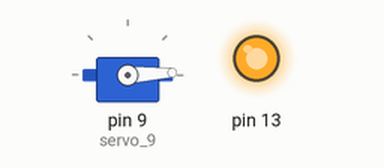
Simulated run of this sketch. Board: Arduino Uno, built with avr-gcc and run on an emulated ATmega328P. Shown: servo, output pins drawn as LEDs (lit = HIGH).

Above: at 0.05 s.
At 1.85 s:
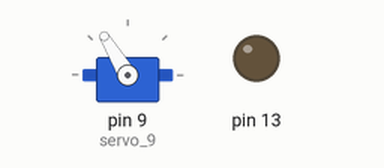
At 3.7 s:
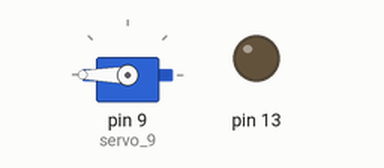
At 7.4 s:
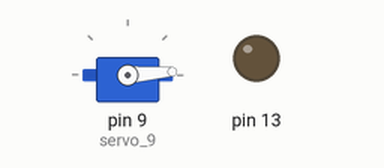
Timing chart, 0 to 9.7 s (numbered marks = the images above):
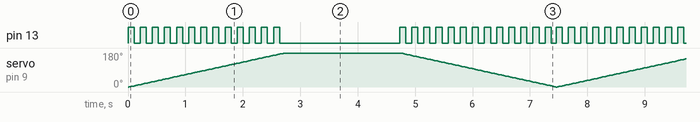

Measured:
- by itself, pin 13: repeats every 7.5 s: HIGH 0.11 s, LOW 2.1 s, 25 × (HIGH 0.11 s, LOW 0.11 s)

The sketch:

servo_motor_with_blink__OK_.ino
```cpp
#include <Servo.h>

int pos = 0;

Servo servo_9;

const unsigned long BLINK_DELAY = 100 ;
unsigned long blink_time = 0 ;
bool led_on = false ;

void setup()
{
  servo_9.attach(9, 500, 2500);
  pinMode(13, OUTPUT);
}

void loop()
{
  start_blink();
  for (pos = 0; pos <= 180; pos++) {
    servo_9.write(pos);

    delay(15);
    blink();
  }
  stop_blink();

  delay(2000);

  start_blink();
  for (pos = 180; pos >= 0; pos--) {
    servo_9.write(pos);

    delay(15);
    blink();
  }
  stop_blink();
}

void start_blink() {
  digitalWrite(13, HIGH);
  led_on = true ;
  blink_time = millis() + BLINK_DELAY ;
}

void stop_blink() {
  digitalWrite(13,LOW);
  led_on = false ;
}

void blink() {
  if ( millis() > blink_time ) {
    led_on = !led_on ;
    digitalWrite(13, led_on ? HIGH : LOW);
    blink_time = millis() + BLINK_DELAY ;
  }
}
```

Obstacle_Avoidance__OK_.cpp
```cpp
#include <Servo.h>

Servo servoPin;

const byte trigger_pin = A0;
const byte echo_pin = A1;

int leftState = 0;
int rightState = 0;

long distance;

void setup() {
  Serial.begin(9600);
  pinMode(echo_pin, INPUT);
  pinMode(trigger_pin, OUTPUT);

  servoPin.attach(9, 500, 2500);
  servoPin.write(90);//100
  delay(100);
}

void loop() {
  Serial.print("distance: ");
  Serial.println(distance);
  Serial.print("leftState: ");
  Serial.println(leftState);
  Serial.print("rightState: ");
  Serial.println(rightState);
  Serial.println();

  Serial.println("moveforward");
  Serial.println();

          digitalWrite(trigger_pin, HIGH);
          delay(10);
          digitalWrite(trigger_pin, LOW);
          leftState = pulseIn(echo_pin, HIGH);

          digitalWrite(trigger_pin, HIGH);
          delay(10);
          digitalWrite(trigger_pin, LOW);
          rightState = pulseIn(echo_pin, HIGH);

          digitalWrite(trigger_pin, HIGH);
          delay(10);
          digitalWrite(trigger_pin, LOW);
          distance = pulseIn(echo_pin, HIGH);
          delay(1000);

  if(distance <= 5000){
    Serial.println("IBALIK NA");
    delay(3000);

    servoPin.write(180);//155
    delay(1000);

            digitalWrite(trigger_pin, HIGH);
            delay(10);
            digitalWrite(trigger_pin, LOW);
            leftState = pulseIn(echo_pin, HIGH);
            Serial.print("leftState: ");
            Serial.println(leftState);
            delay(2000);
            delay(2000);

    servoPin.write(0);//35
    delay(1000);
            digitalWrite(trigger_pin, HIGH);
            delay(10);
            digitalWrite(trigger_pin, LOW);
            rightState = pulseIn(echo_pin, HIGH);
            Serial.print("rightState: ");
            Serial.println(rightState);
            delay(2000);

    servoPin.write(90);//100
    delay(1000);
  }

  while(rightState <= 5000 && leftState <= 5000 && distance <= 5000){
      Serial.println();

   Serial.println("Stop");
    delay(50);
          digitalWrite(trigger_pin, HIGH);
          delay(10);
          digitalWrite(trigger_pin, LOW);
          distance = pulseIn(echo_pin, HIGH);
          delay(1000);

          digitalWrite(trigger_pin, HIGH);
          delay(10);
          digitalWrite(trigger_pin, LOW);
          leftState = pulseIn(echo_pin, HIGH);
          delay(1000);

          digitalWrite(trigger_pin, HIGH);
          delay(10);
          digitalWrite(trigger_pin, LOW);
          rightState = pulseIn(echo_pin, HIGH);
          delay(1000);
  }

    if(leftState <= 5000){
      Serial.println();
      Serial.println("TurnRight");
    delay(50);
    delay(3000);

  }
   if(rightState <= 5000){
      Serial.println();

   Serial.println("TurnLeft");
    delay(50);
    delay(3000);
  }
}
```

test_servo.cpp
```cpp
#include <Servo.h>

int pos;
Servo servopin;

void setup()
{
  servopin.attach(9);
}

void loop()
{
  for (pos = 0; pos <= 180; pos++) {
    servopin.write(pos);

    delay(15);
  }
  for (pos = 180; pos >= 0; pos--) {
    servopin.write(pos);

    delay(15);
  }
}
```
